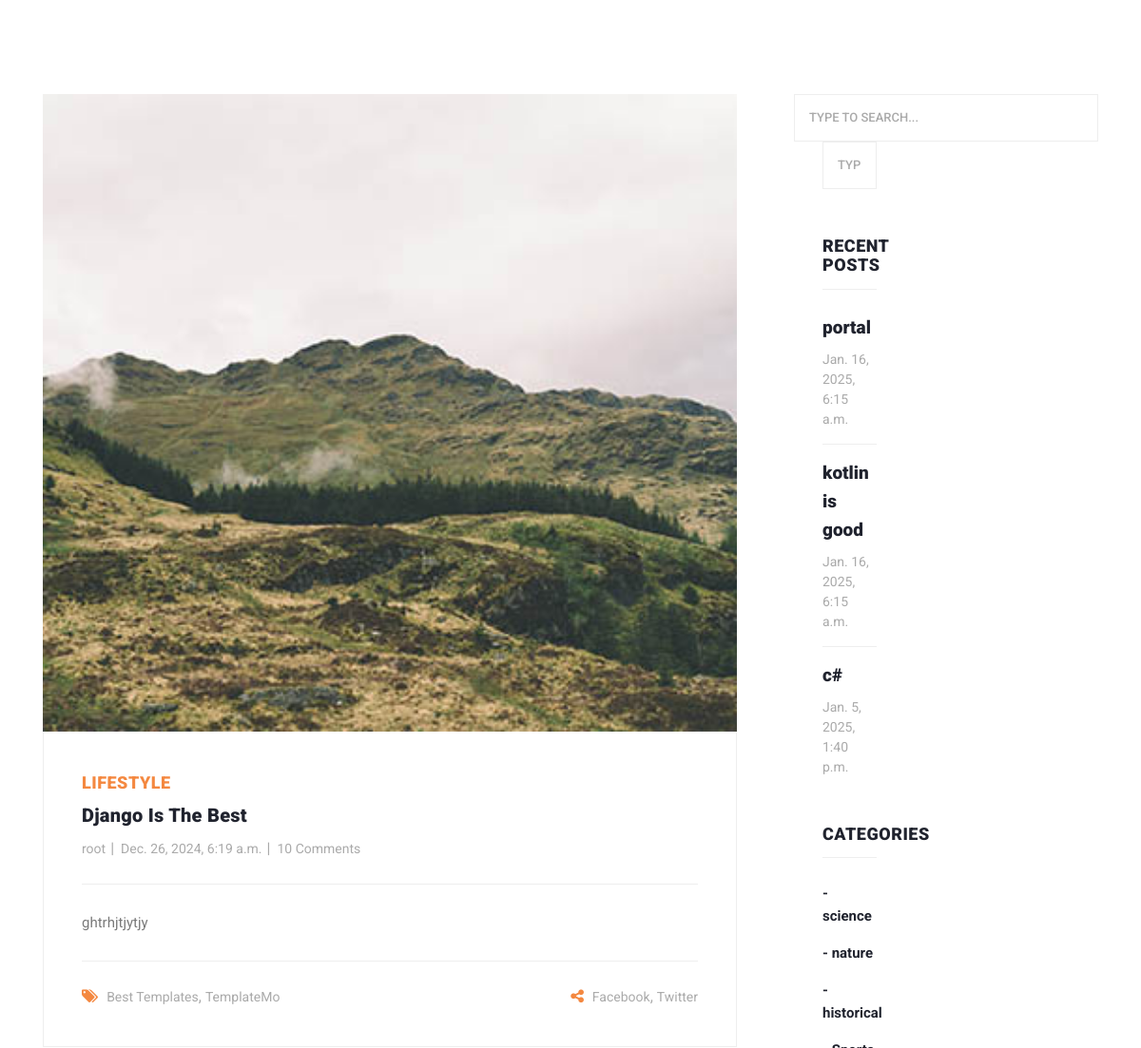
Before: /articles/detail/django-is-the-best (signed in, middle part) with the older database file.
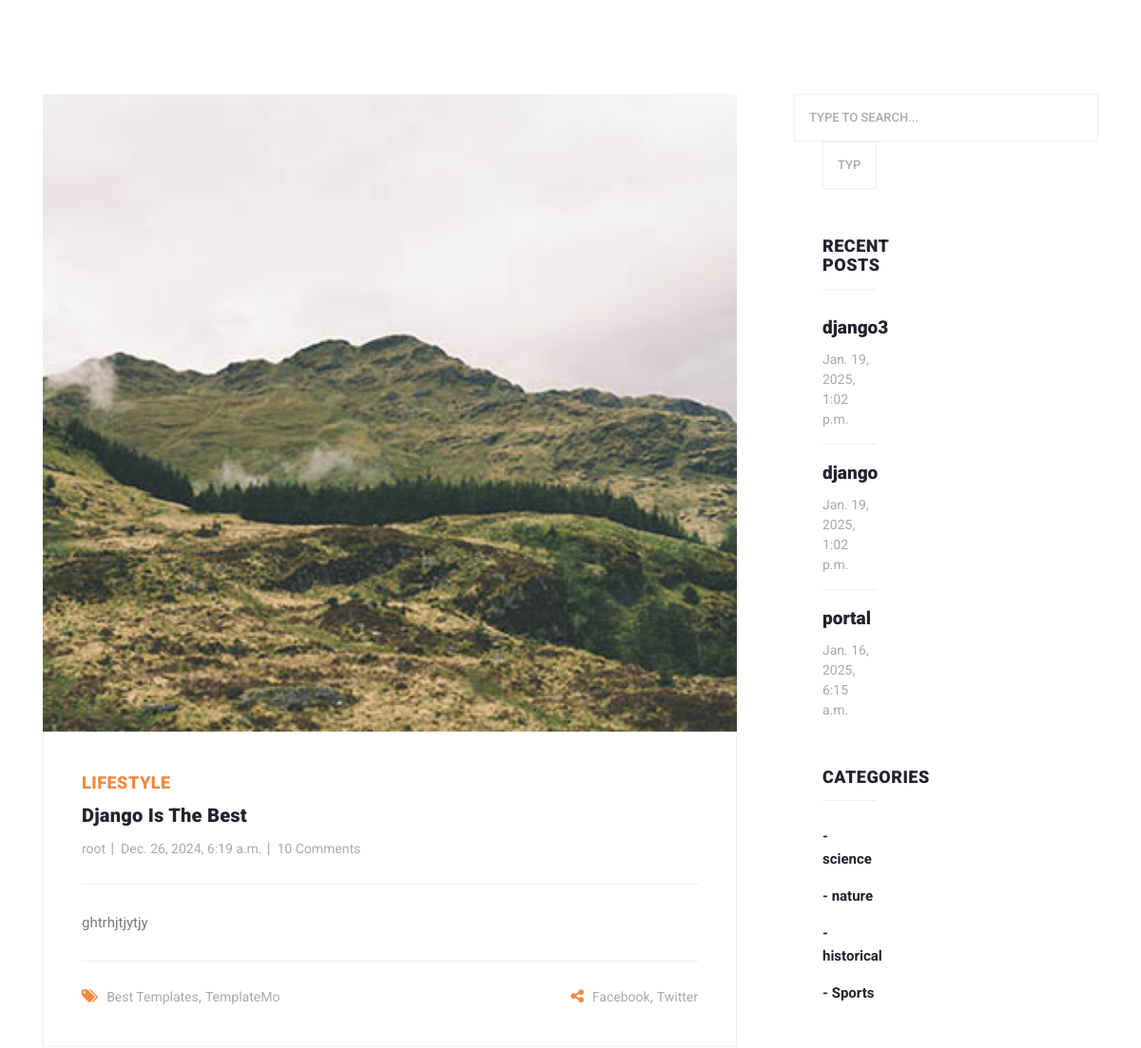
After: the same page with the newer database file.
### blog/models.py (models this page shows, shortened)
class Article(models.Model):
    title = models.CharField(max_length=200)
    category = models.ManyToManyField(Category,related_name='articles')
    author= models.ForeignKey(User, on_delete=models.SET_DEFAULT,default='1')
    body = models.TextField()
    image = models.ImageField(upload_to="images/articles")
    created = models.DateTimeField(auto_now_add=True)
    updated = models.DateTimeField(auto_now=True)
    pub_date = models.DateTimeField(default=timezone.now())
    is_published = models.BooleanField(default=True)
    published = models.BooleanField(default=True)
    slug = models.SlugField(null=True,blank=True,unique=True)
    objects = models.Manager()
    custom_manager = ArticleManager()

class Category(models.Model):
    title = models.CharField(max_length=100)
    created = models.DateTimeField(auto_now_add=True)

### blog/views.py (the view)
# urls.py: path('detail/<slug:slug>',views.article_detail,name = 'article_details'),
def article_detail(request,slug):
    article = get_object_or_404(Article,slug=slug)
    return render(request,'blog/post_details.html',{'article':article})

### context_processors/context_processors.py (called while the page is built)
def recent_articles(request):
    recent_articles=Article.objects.all().order_by('-created')[:3]
    categories=Category.objects.all()
    return {'recent_articles':recent_articles,'categories':categories}

### blog/templates/blog/post_details.html (shortened to what this page needs)
{% extends '_base.html' %}
{% load static %}
{% block content %}
    <section class="blog-posts grid-system">
      <div class="container">
        <div class="row">
          <div class="col-lg-8">
            <div class="all-blog-posts">
              <div class="row">
                <div class="col-lg-12">
                  <div class="blog-post">
                    <div class="blog-thumb">
                      <img src="{{ article.image.url }}" alt="">
                    </div>
                    <div class="down-content">
                      <span>Lifestyle</span>
                      <a href="post-details.html"><h4>{{ article.title }}</h4></a>
                      <ul class="post-info">
                        <li><a href="#">{{ article.author.username }}</a></li>
                        <li><a href="#">{{ article.created }}</a></li>
                        <li><a href="#">10 Comments</a></li>
                      </ul>
                        <p>{{ article.body }}</p>
                     <div class="post-options">
                        <div class="row">
                          <div class="col-6">
                            <ul class="post-tags">
                              <li><i class="fa fa-tags"></i></li>
                              <li><a href="#">Best Templates</a>,</li>
                              <li><a href="#">TemplateMo</a></li>
                            </ul>
                          </div>
                          <div class="col-6">
                            <ul class="post-share">
                              <li><i class="fa fa-share-alt"></i></li>
                              <li><a href="#">Facebook</a>,</li>
                              <li><a href="#"> Twitter</a></li>
                            </ul>
                          </div>
                        </div>
                      </div>
                    </div>
                  </div>
                </div>
              </div>
            </div>
          </div>
          <div class="col-lg-4">
            <div class="sidebar">
              <div class="row">
                <div class="col-lg-12">
                  <div class="sidebar-item search">
                    <form id="search_form" name="gs" method="GET" action="#">
                      <input type="text" name="q" class="searchText" placeholder="type to search..." autocomplete="on">
                    </form>
                  </div>
                </div>
             {%  include 'includes/side_bar.html' %}
              </div>
            </div>
          </div>
        </div>
      </div>
    </section>
{% endblock %}

### templates/includes/side_bar.html (shortened to what this page needs)
<div class="col-lg-4">
            <div class="sidebar">
              <div class="row">
                <div class="col-lg-12">
                  <div class="sidebar-item search">
                    <form id="search_form" name="gs" method="GET" action="{% url 'blog:search_articles' %}">
                      <input type="text" name="q" class="searchText" placeholder="type to search..." autocomplete="on">
                    </form>
                  </div>
                </div>
                <div class="col-lg-12">
                  <div class="sidebar-item recent-posts">
                    <div class="sidebar-heading">
                      <h2>Recent Posts</h2>
                    </div>
                    <div class="content">
                      <ul>
                        {% for article in recent_articles %}
                                                  <li><a href="{% url 'blog:article_details' article.slug %}">
                          <h5>{{ article.title }}</h5>
                          <span>{{ article.created }}</span>
                        </a></li>
                          {% endfor %}
                      </ul>
                    </div>
                  </div>
                </div>
                <div class="col-lg-12">
                  <div class="sidebar-item categories">
                    <div class="sidebar-heading">
                      <h2>Categories</h2>
                    </div>
                    <div class="content">
                      <ul>
                          {%  for category in categories %}
                        <li><a href="{% url 'blog:category_details' category.id %}">- {{ category.title }}</a></li>
                          {% endfor %}
                      </ul>
                    </div>
                  </div>
                </div>
                <div class="col-lg-12">
                </div>
              </div>
            </div>
          </div>

Changed rows visible on the page:
no longer on this page (row unchanged): Article: title "kotlin is good", created "Jan. 16, 2025, 6:15 a.m."
no longer on this page (row unchanged): Article: title "c#", created "Jan. 5, 2025, 1:40 p.m."
added Article: title "django3", created "Jan. 19, 2025, 1:02 p.m."
added Article: title "django", created "Jan. 19, 2025, 1:02 p.m."
now on this page (row unchanged): Category: title "Sports"
